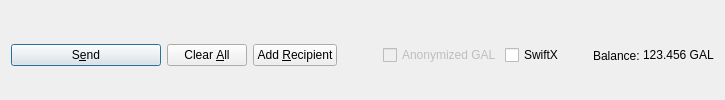
         <widget class="QFrame" name="frame_Send">
          <layout class="QHBoxLayout" name="horizontalLayout">
           <property name="bottomMargin">
            <number>0</number>
           </property>
           <item>
            <widget class="QPushButton" name="sendButton">
             <property name="minimumSize">
              <size>
               <width>150</width>
               <height>0</height>
              </size>
             </property>
             <property name="toolTip">
              <string>Confirm the send action</string>
             </property>
             <property name="text">
              <string>S&amp;end</string>
             </property>
             <property name="icon">
              <iconset resource="../galr.qrc">
               <normaloff>:/icons/send</normaloff>:/icons/send</iconset>
             </property>
             <property name="autoDefault">
              <bool>false</bool>
             </property>
             <property name="default">
              <bool>true</bool>
             </property>
            </widget>
           </item>
           <item>
            <widget class="QPushButton" name="clearButton">
             <property name="sizePolicy">
              <sizepolicy hsizetype="Minimum" vsizetype="Fixed">
               <horstretch>0</horstretch>
               <verstretch>0</verstretch>
              </sizepolicy>
             </property>
             <property name="toolTip">
              <string>Clear all fields of the form.</string>
             </property>
             <property name="text">
              <string>Clear &amp;All</string>
             </property>
             <property name="icon">
              <iconset resource="../galr.qrc">
               <normaloff>:/icons/remove</normaloff>:/icons/remove</iconset>
             </property>
             <property name="autoDefault">
              <bool>false</bool>
             </property>
            </widget>
           </item>
           <item>
            <widget class="QPushButton" name="addButton">
             <property name="toolTip">
              <string>Send to multiple recipients at once</string>
             </property>
             <property name="text">
              <string>Add &amp;Recipient</string>
             </property>
             <property name="icon">
              <iconset resource="../galr.qrc">
               <normaloff>:/icons/add</normaloff>:/icons/add</iconset>
             </property>
             <property name="autoDefault">
              <bool>false</bool>
             </property>
            </widget>
           </item>
           <item>
            <spacer name="horizontalSpacer">
             <property name="orientation">
              <enum>Qt::Horizontal</enum>
             </property>
             <property name="sizeHint" stdset="0">
              <size>
               <width>40</width>
               <height>20</height>
              </size>
             </property>
            </spacer>
           </item>
           <item>
            <layout class="QHBoxLayout" name="horizontalLayout_2">
             <property name="spacing">
              <number>3</number>
             </property>
             <item>
              <widget class="QCheckBox" name="checkzGAL">
               <property name="enabled">
                <bool>false</bool>
               </property>
               <property name="text">
                <string>Anonymized GAL</string>
               </property>
              </widget>
             </item>
             <item>
              <widget class="QCheckBox" name="checkSwiftTX">
               <property name="enabled">
                <bool>true</bool>
               </property>
               <property name="minimumSize">
                <size>
                 <width>85</width>
                 <height>0</height>
                </size>
               </property>
               <property name="text">
                <string>SwiftX</string>
               </property>
              </widget>
             </item>
             <item>
              <widget class="QLabel" name="label">
               <property name="text">
                <string>Balance:</string>
               </property>
              </widget>
             </item>
             <item>
              <widget class="QLabel" name="labelBalance">
               <property name="sizePolicy">
                <sizepolicy hsizetype="Preferred" vsizetype="Fixed">
                 <horstretch>0</horstretch>
                 <verstretch>0</verstretch>
                </sizepolicy>
               </property>
               <property name="cursor">
                <cursorShape>IBeamCursor</cursorShape>
               </property>
               <property name="text">
                <string notr="true">123.456 GAL</string>
               </property>
               <property name="textInteractionFlags">
                <set>Qt::LinksAccessibleByMouse|Qt::TextSelectableByKeyboard|Qt::TextSelectableByMouse</set>
               </property>
              </widget>
             </item>
            </layout>
           </item>
          </layout>
         </widget>
